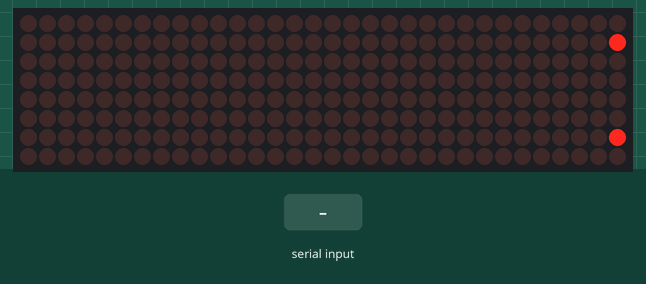
Simulated run of this sketch. Board: ESP32. Shown: 32×8 LED matrix. The inputs (shaded band) are chosen by the test bench. The local clock reads 2024-03-15 10:24:30 at power-on unless the sketch sets it; nothing arrives over Bluetooth unless stated; what the sketch prints to the serial monitor is not drawn.

Above: at 0.15 s.
At 1.25 s:
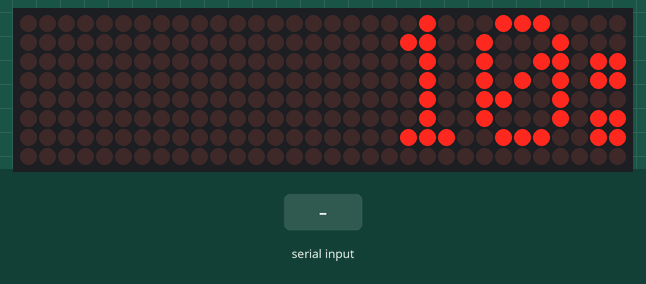
1.3 s: "90,45\n" received over the second serial link
9.9 s: "3\n" received over the second serial link
At 11.5 s:
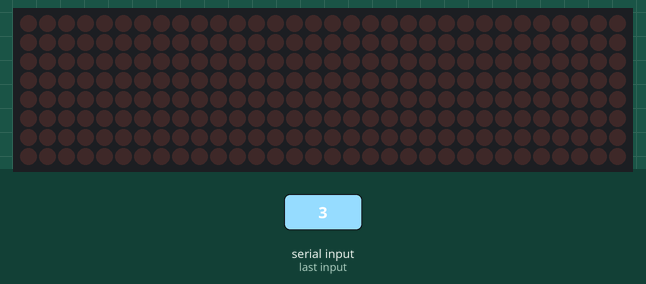

Measured:
- what the display in image 2 shows lasts 0.5 s, from 11.1 s to 11.6 s

The sketch:

3SUB_1MIN_WITH_TIME.ino
```cpp
#include <Wire.h>
#include <RTClib.h>
#include <MD_Parola.h>
#include <MD_MAX72XX.h>
#include <SPI.h>
#include "BluetoothSerial.h"

// Define Bluetooth Serial
BluetoothSerial SerialBT;

// MAX7219 Configuration
#define HARDWARE_TYPE MD_MAX72XX::FC16_HW
#define MAX_DEVICES 4  // Number of 8x8 matrices
#define DATA_PIN 23
#define CS_PIN   5
#define CLK_PIN  18

// Initialize MAX7219 display
MD_Parola myDisplay = MD_Parola(HARDWARE_TYPE, DATA_PIN, CLK_PIN, CS_PIN, MAX_DEVICES);

// Initialize RTC
RTC_DS3231 rtc;

// Structure for lectures
struct Lecture {
  int startHour;
  int startMinute;
  char text[50];
};

// Default timetable
Lecture timetable[10]; // Store up to 10 lectures
int totalLectures = 0;

void setup() {
  Serial.begin(115200);
  SerialBT.begin("ESP32_Timetable"); // Bluetooth name

  Wire.begin();

  // Initialize MAX7219
  myDisplay.begin();
  myDisplay.setIntensity(5);
  myDisplay.displayClear();
  myDisplay.setTextAlignment(PA_CENTER);

  // Initialize RTC
  if (!rtc.begin()) {
    Serial.println("Couldn't find RTC");
    while (1);
  }

  // Uncomment below line to set RTC time once
  // rtc.adjust(DateTime(2025, 2, 14, 10, 0, 0)); // YYYY, MM, DD, HH, MM, SS

  Serial.println("Waiting for Bluetooth timetable updates...");
}

void loop() {
  // Check for Bluetooth input
  if (SerialBT.available()) {
    char input[50];
    int bytesRead = SerialBT.readBytesUntil('\n', input, 50);
    input[bytesRead] = '\0'; // Null-terminate string

    Serial.println("Received: " + String(input));
    processBluetoothCommand(input);
  }

  // Get current time
  DateTime now = rtc.now();
  char timeString[6];
  sprintf(timeString, "%02d:%02d", now.hour(), now.minute());

  // Find the current lecture
  const char* currentLecture = "No Lecture";
  for (int i = 0; i < totalLectures; i++) {
    if (now.hour() == timetable[i].startHour && now.minute() >= timetable[i].startMinute &&
       (i == totalLectures - 1 || now.minute() < timetable[i + 1].startMinute)) {
      currentLecture = timetable[i].text;
      break;
    }
  }

  // Create scrolling text
  char displayText[100];
  sprintf(displayText, "%s, %s", timeString, currentLecture);

  // Scroll the text
  myDisplay.displayClear();
  myDisplay.displayText(displayText, PA_CENTER, 100, 0, PA_SCROLL_LEFT, PA_SCROLL_LEFT);

  while (!myDisplay.displayAnimate()) {
    // Keep animating the text
  }

  delay(500);
}

// Process Bluetooth commands
void processBluetoothCommand(char* command) {
  int hour, minute;
  char text[50];

  // Example format: "10:05,GEC DAHOD, SEM 6, TOC, VIREN SIR"
  if (sscanf(command, "%d:%d,%49[^\n]", &hour, &minute, text) == 3) {
    if (totalLectures < 10) {
      timetable[totalLectures].startHour = hour;
      timetable[totalLectures].startMinute = minute;
      strcpy(timetable[totalLectures].text, text);
      totalLectures++;
      SerialBT.println("Lecture added!");
    } else {
      SerialBT.println("Lecture limit reached!");
    }
  } else {
    SerialBT.println("Invalid format! Use: HH:MM,Lecture Info");
  }
}
```
